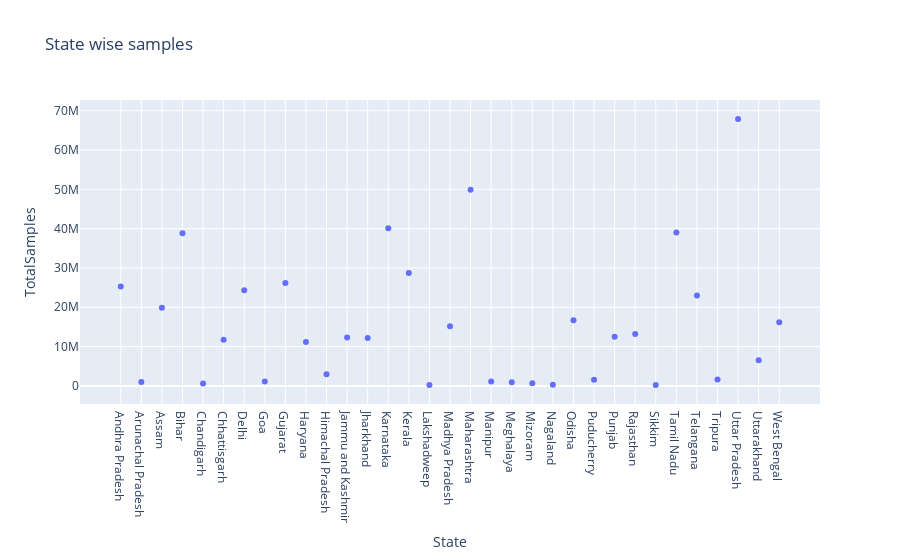

Notebook code for this chart:
### Code cell
fig = px.scatter(trial,x='State',y='TotalSamples',title='State wise samples')
fig.show()

### Figure 1 — Plotly figure (JSON) as saved in the notebook; plotly's stock layout.template omitted (floating-point values rounded to 4 significant figures)
{"data": [{"hovertemplate": "State=%{x}<br>TotalSamples=%{y}<extra></extra>", "legendgroup": "", "marker": {"color": "#636efa", "symbol": "circle"}, "mode": "markers", "name": "", "orientation": "v", "showlegend": false, "type": "scatter", "x": ["Andhra Pradesh", "Arunachal Pradesh", "Assam", "Bihar", "Chandigarh", "Chhattisgarh", "Delhi", "Goa", "Gujarat", "Haryana", "Himachal Pradesh", "Jammu and Kashmir", "Jharkhand", "Karnataka", "Kerala", "Lakshadweep", "Madhya Pradesh", "Maharashtra", "Manipur", "Meghalaya", "Mizoram", "Nagaland", "Odisha", "Puducherry", "Punjab", "Rajasthan", "Sikkim", "Tamil Nadu", "Telangana", "Tripura", "Uttar Pradesh", "Uttarakhand", "West Bengal"], "xaxis": "x", "y": [25310000.0, 986300.0, 19850000.0, 38820000.0, 629100.0, 11760000.0, 24330000.0, 1102000.0, 26190000.0, 11140000.0, 2962000.0, 12310000.0, 12180000.0, 40100000.0, 28750000.0, 226700.0, 15140000.0, 49910000.0, 1137000.0, 894800.0, 688300.0, 280800.0, 16680000.0, 1557000.0, 12480000.0, 13190000.0, 213400.0, 39000000.0, 22990000.0, 1631000.0, 67900000.0, 6527000.0, 16160000.0], "yaxis": "y"}], "layout": {"legend": {"tracegroupgap": 0}, "title": {"text": "State wise samples"}, "xaxis": {"anchor": "y", "domain": [0, 1], "title": {"text": "State"}}, "yaxis": {"anchor": "x", "domain": [0, 1], "title": {"text": "TotalSamples"}}}}
